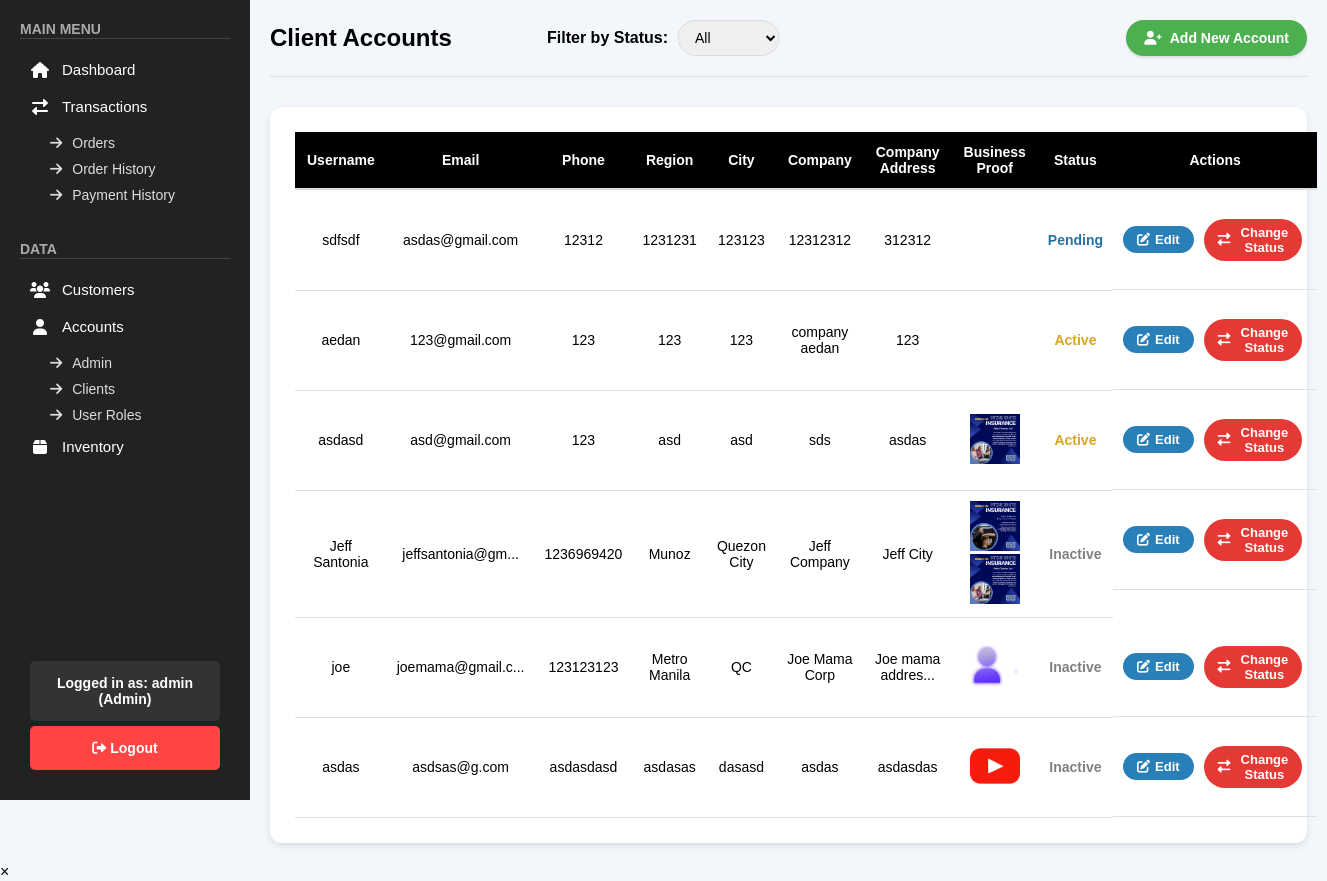
The app's page /public/pages/accounts_clients.php (signed in) with its own data.
### tables this page shows
CREATE TABLE `clients_accounts` (
  `id` int(11) NOT NULL,
  `username` varchar(255) NOT NULL,
  `password` varchar(255) NOT NULL,
  `email` varchar(255) NOT NULL,
  `phone` varchar(50) DEFAULT NULL,
  `region` varchar(100) DEFAULT NULL,
  `city` varchar(100) DEFAULT NULL,
  `company` varchar(255) DEFAULT NULL,
  `company_address` varchar(255) DEFAULT NULL,
  `business_proof` text DEFAULT NULL,
  `status` varchar(50) DEFAULT 'Active',
  `created_at` timestamp NOT NULL DEFAULT current_timestamp()
);

### public/pages/accounts_clients.php (the view, shortened to what this page needs)
<?php
include "../../backend/check_role.php";
$sql = "SELECT id, username, email, phone, region, city, company, company_address, business_proof, status, created_at FROM clients_accounts WHERE status != 'archived'";
$sql .= " ORDER BY
    CASE
        WHEN status = 'Pending' THEN 1
        WHEN status = 'Active' THEN 2
        WHEN status = 'Rejected' THEN 3
        WHEN status = 'Inactive' THEN 4
    END, created_at ASC";
$stmt = $conn->prepare($sql);
$stmt->execute();
$result = $stmt->get_result();
function truncate($text, $max = 15) {
    return (strlen($text) > $max) ? substr($text, 0, $max) . '...' : $text;
}
?>
<!DOCTYPE html>
<html lang="en">
<head>
    <link rel="stylesheet" href="/top_exchange/public/css/accounts.css">
    <link rel="stylesheet" href="/top_exchange/public/css/sidebar.css">
    <link rel="stylesheet" href="https://cdnjs.cloudflare.com/ajax/libs/font-awesome/6.0.0/css/all.min.css">
    <link rel="stylesheet" href="https://cdnjs.cloudflare.com/ajax/libs/toastr.js/latest/toastr.min.css">
    <link rel="stylesheet" href="/top_exchange/public/css/accounts_clients.css">
    <link rel="stylesheet" href="/top_exchange/public/css/toast.css">
</head>
<body>
    <?php include '../sidebar.php'; ?>
    <div class="main-content">
        <div class="accounts-header">
            <h1>Client Accounts</h1>
            <div class="filter-section">
                <label for="statusFilter">Filter by Status:</label>
                <select id="statusFilter" onchange="filterByStatus()">
                    <option value="">All</option>
                </select>
            </div>
            <button onclick="openAddAccountForm()" class="add-account-btn">
                <i class="fas fa-user-plus"></i> Add New Account
            </button>
        </div>
        <div class="accounts-table-container">
            <table class="accounts-table">
                <thead>
                    <tr>
                        <th>Username</th>
                        <th>Email</th>
                        <th>Phone</th>
                        <th>Region</th>
                        <th>City</th>
                        <th>Company</th>
                        <th>Company Address</th>
                        <th>Business Proof</th>
                        <th>Status</th>
                        <th>Actions</th>
                    </tr>
                </thead>
                <tbody>
                    <?php if ($result && $result->num_rows > 0): ?>
                        <?php while ($row = $result->fetch_assoc()): ?>
                            <tr>
                                <td><?= htmlspecialchars(truncate($row['username'] ?? 'N/A')) ?></td>
                                <td><?= htmlspecialchars(truncate($row['email'] ?? 'N/A')) ?></td>
                                <td><?= htmlspecialchars(truncate($row['phone'] ?? 'N/A')) ?></td>
                                <td><?= htmlspecialchars(truncate($row['region'] ?? 'N/A')) ?></td>
                                <td><?= htmlspecialchars(truncate($row['city'] ?? 'N/A')) ?></td>
                                <td><?= htmlspecialchars(truncate($row['company'] ?? 'N/A')) ?></td>
                                <td><?= htmlspecialchars(truncate($row['company_address'] ?? 'N/A')) ?></td>
                                <td class="photo-album">
                                    <?php
                                    $proofs = json_decode($row['business_proof'], true);
                                    if ($proofs) {
                                        foreach ($proofs as $proof) {
                                            echo '<img src="' . htmlspecialchars($proof) . '" alt="Business Proof" width="50" onclick="openModal(this)">';
                                        }
                                    }
                                    ?>
                                </td>
                                <td class="<?= 'status-' . strtolower($row['status'] ?? 'pending') ?>"><?= htmlspecialchars($row['status'] ?? 'Pending') ?></td>
                                <td class="action-buttons">
                                <?php
                                    $business_proof_json = htmlspecialchars(json_encode($row['business_proof']), ENT_QUOTES);
                                ?>
                                <button class="edit-btn"
                                    onclick='openEditAccountForm(
                                        <?= json_encode($row["id"]) ?>,
                                        <?= json_encode($row["username"]) ?>,
                                        <?= json_encode($row["email"]) ?>,
                                        <?= json_encode($row["phone"]) ?>,
                                        <?= json_encode($row["region"]) ?>,
                                        <?= json_encode($row["city"]) ?>,
                                        <?= json_encode($row["company"]) ?>,
                                        <?= json_encode($row["company_address"]) ?>,
                                        <?= $business_proof_json ?>
                                    )'>
                                    <i class="fas fa-edit"></i> Edit
                                </button>
                                <button class="status-btn" onclick="openStatusModal(<?= $row['id'] ?>, '<?= htmlspecialchars($row['username']) ?>', '<?= htmlspecialchars($row['email']) ?>')">
                                    <i class="fas fa-exchange-alt"></i> Change Status
                                </button>
                                </td>
                            </tr>
                        <?php endwhile; ?>
                    <?php else: ?>
                        <tr>
                            <td colspan="10" class="no-accounts">No accounts found.</td>
                        </tr>
                    <?php endif; ?>
                </tbody>
            </table>
        </div>
    </div>
        <div id="myModal" class="modal">
            <span class="close" onclick="closeModal()">&times;</span>
        </div>
</body>
</html>

### public/css/accounts.css (style rules this page uses)
body { font-family: Arial, sans-serif; background-color: #f3f6fb; margin: 0; box-sizing: border-box; }
.accounts-header { display: flex; justify-content: space-between; align-items: center; margin-bottom: 30px; padding-bottom: 20px; border-bottom: 1px solid #ddd; }
.accounts-header h1 { font-size: 24px; font-weight: bold; display: flex; align-items: center; gap: 12px; }
.add-account-btn { padding: 10px 18px; font-size: 14px; border: none; font-weight: bold; color: white; background-color: #4CAF50; border-radius: 20px; text-decoration: none; transition: 0.3s; display: flex; align-items: center; gap: 8px; box-shadow: 0px 2px 3px rgba(0, 0, 0, 0.1); }
.filter-section { display: flex; align-items: center; position: absolute; left: 50%; transform: translateX(-50%); }
.filter-section label { margin-right: 10px; font-weight: bold; }
.filter-section select { padding: 8px 12px; border-radius: 20px; border: 1px solid #ddd; font-size: 14px; }
.accounts-table-container { background-color: #ffffff; padding: 25px; border-radius: 12px; box-shadow: 0px 3px 6px rgba(0, 0, 0, 0.1); }
.accounts-table { width: 100%; border-collapse: collapse; font-size: 14px; }
.accounts-table th { background-color: black; color: white; font-weight: bold; padding: 12px; text-align: center; border-bottom: 2px solid #ddd; }
.accounts-table td { padding: 10px; text-align: center; border-bottom: 1px solid #e0e0e0; }
.action-buttons { display: flex; justify-content: center; gap: 10px; }
.edit-btn, .delete-btn, .status-btn { padding: 6px 14px; font-size: 13px; font-weight: 600; border-radius: 80px; text-decoration: none; transition: background-color 0.3s; display: flex; align-items: center; gap: 5px; border: none; }
.edit-btn { background-color: #2980b9; color: white; }
.status-btn { background-color: #e53935; color: white; }
.status-btn i { margin-right: 5px; }
.status-active { color: #DAA520; font-weight: bold; }

### public/css/sidebar.css (style rules this page uses)
* { margin: 0; padding: 0; box-sizing: border-box; font-family: Arial, sans-serif; text-decoration: none; }
.main-content { margin-left: 250px; padding: 20px; }

### public/css/accounts_clients.css (style rules this page uses)
body { font-family: Arial, sans-serif; background-color: #f3f6fb; margin: 0; box-sizing: border-box; }
.accounts-header { display: flex; justify-content: space-between; align-items: center; margin-bottom: 30px; padding-bottom: 20px; border-bottom: 1px solid #ddd; }
.accounts-header h1 { font-size: 24px; font-weight: bold; display: flex; align-items: center; gap: 12px; }
.add-account-btn { padding: 10px 18px; font-size: 14px; border: none; font-weight: bold; color: white; background-color: #4CAF50; border-radius: 20px; text-decoration: none; transition: 0.3s; display: flex; align-items: center; gap: 8px; box-shadow: 0px 2px 3px rgba(0, 0, 0, 0.1); }
.filter-section { display: flex; align-items: center; position: absolute; left: 50%; transform: translateX(-50%); }
.filter-section label { margin-right: 10px; font-weight: bold; }
.filter-section select { padding: 8px 12px; border-radius: 20px; border: 1px solid #ddd; font-size: 14px; }
.accounts-table-container { background-color: #ffffff; padding: 25px; border-radius: 12px; box-shadow: 0px 3px 6px rgba(0, 0, 0, 0.1); }
.accounts-table { width: 100%; border-collapse: collapse; font-size: 14px; }
.accounts-table th { background-color: black; color: white; font-weight: bold; padding: 12px; text-align: center; border-bottom: 2px solid #ddd; }
.accounts-table td { padding: 10px; text-align: center; border-bottom: 1px solid #e0e0e0; }
.action-buttons { display: flex; justify-content: center; gap: 5px; height: 100%; align-items: center; min-height: 100px; }
.edit-btn, .delete-btn, .status-btn { padding: 6px 14px; font-size: 13px; font-weight: 600; border-radius: 80px; text-decoration: none; transition: background-color 0.3s; display: flex; align-items: center; gap: 5px; border: none; height: 100%; margin-right: 5px; }
.edit-btn { background-color: #2980b9; color: white; }
.status-btn { background-color: #e53935; color: white; }
.status-btn i { margin-right: 5px; }
.status-active { color: #DAA520; font-weight: 600; }
.status-pending { color: #2471a3; font-weight: 600; }
.status-inactive { color: gray; font-weight: 600; }

### records on screen
clients_accounts: username "sdfsdf", email "asdas@gmail.com", phone "12312", region "1231231", city "123123", company "12312312", company_address "312312", status "Pending"
clients_accounts: username "aedan", email "123@gmail.com", phone "123", region "123", city "123", company "company aedan", company_address "123", status "Active"
clients_accounts: username "asdasd", email "asd@gmail.com", phone "123", region "asd", city "asd", company "sds", company_address "asdas", status "Active"
clients_accounts: username "Jeff Santonia", email "jeffsantonia@gm...", phone "1236969420", region "Munoz", city "Quezon City", company "Jeff Company", company_address "Jeff City", status "Inactive"
clients_accounts: username "joe", email "joemama@gmail.c...", phone "123123123", region "Metro Manila", city "QC", company "Joe Mama Corp", company_address "Joe mama addres...", shows a picture, status "Inactive"
clients_accounts: username "asdas", email "asdsas@g.com", phone "asdasdasd", region "asdasas", city "dasasd", company "asdas", company_address "asdasdas", shows a picture, status "Inactive"

### other values on screen
$_SESSION['username'] "admin"
$role "Admin"
